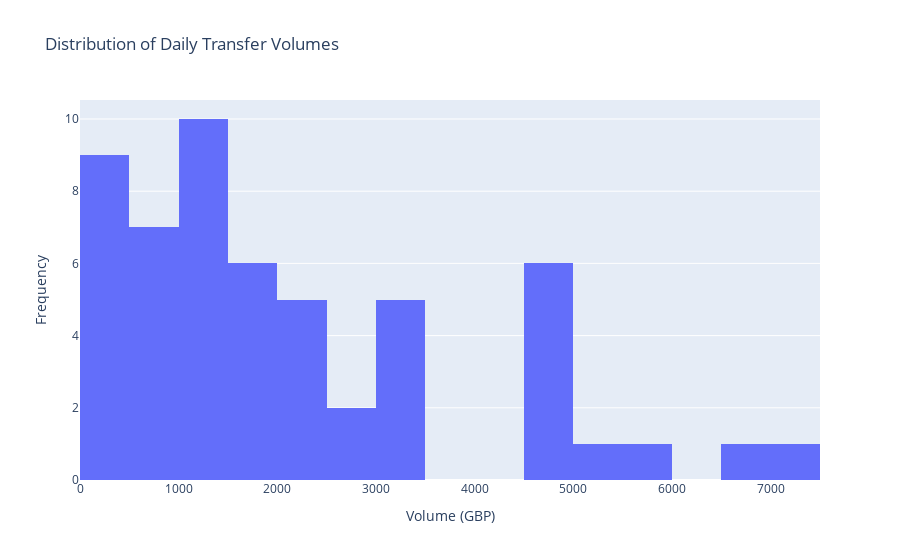

Notebook code cell kept with this figure:
### Code cell
# Checking lowest bin's distribution
df_low_value = df[(df['volume_gbp'] < 10000) & (df['volume_gbp'] > 0)]

fig = px.histogram(df_low_value, x='volume_gbp', nbins=20, title='Distribution of Daily Transfer Volumes')
fig.update_layout(
    xaxis_title="Volume (GBP)",
    yaxis_title="Frequency"
)
fig.show()
# Shapiro-Wilk test for normal distribution
shapiro_test = stats.shapiro(df_low_value['volume_gbp'])
print(f'Shapiro-Wilk Test (Normal): Statistic={shapiro_test.statistic}, p-value={shapiro_test.pvalue}')
# Liliefors test for exponential distribution
lilliefors_test_stat, lilliefors_p_value = lilliefors(df_low_value['volume_gbp'], dist='exp')
print(f'Liliefors Test (Exponential): Statistic={lilliefors_test_stat}, p-value={lilliefors_p_value}')
# Kolmogorov-Smirnov Test for gamma distribution 
gamma_params_low = stats.gamma.fit(df_low_value['volume_gbp'])
ks_statistic, p_value = stats.kstest(df_low_value['volume_gbp'], 'gamma', args=gamma_params_low)
print(f"Kolmogorov-Smirnov Test (Gamma): Statistic={ks_statistic:.4f}, p-value={p_value:.4f}")

### Figure 1 — Plotly figure (JSON) as saved in the notebook; plotly's stock layout.template omitted (floating-point values rounded to 4 significant figures)
{"data": [{"alignmentgroup": "True", "bingroup": "x", "hovertemplate": "volume_gbp=%{x}<br>count=%{y}<extra></extra>", "legendgroup": "", "marker": {"color": "#636efa", "pattern": {"shape": ""}}, "name": "", "nbinsx": 20, "offsetgroup": "", "orientation": "v", "showlegend": false, "type": "histogram", "x": [133.9, 1017.0, 398.3, 99.07, 1030.0, 58.47, 937.0, 1338.0, 208.1, 25.73, 39.63, 621.8, 4668.0, 748.0, 1348.0, 1792.0, 3249.0, 2928.0, 4537.0, 1420.0, 5613.0, 2537.0, 2347.0, 975.3, 891.9, 822.4, 3011.0, 2300.0, 960.2, 5016.0, 1353.0, 1827.0, 2088.0, 1416.0, 4636.0, 4930.0, 7221.0, 256.7, 1960.0, 1966.0, 4960.0, 3265.0, 6666.0, 1325.0, 367.9, 4694.0, 1274.0, 1253.0, 3233.0, 3176.0, 1738.0, 1886.0, 2187.0, 2128.0], "xaxis": "x", "yaxis": "y"}], "layout": {"barmode": "relative", "legend": {"tracegroupgap": 0}, "title": {"text": "Distribution of Daily Transfer Volumes"}, "xaxis": {"anchor": "y", "domain": [0, 1], "title": {"text": "Volume (GBP)"}}, "yaxis": {"anchor": "x", "domain": [0, 1], "title": {"text": "Frequency"}}}}
